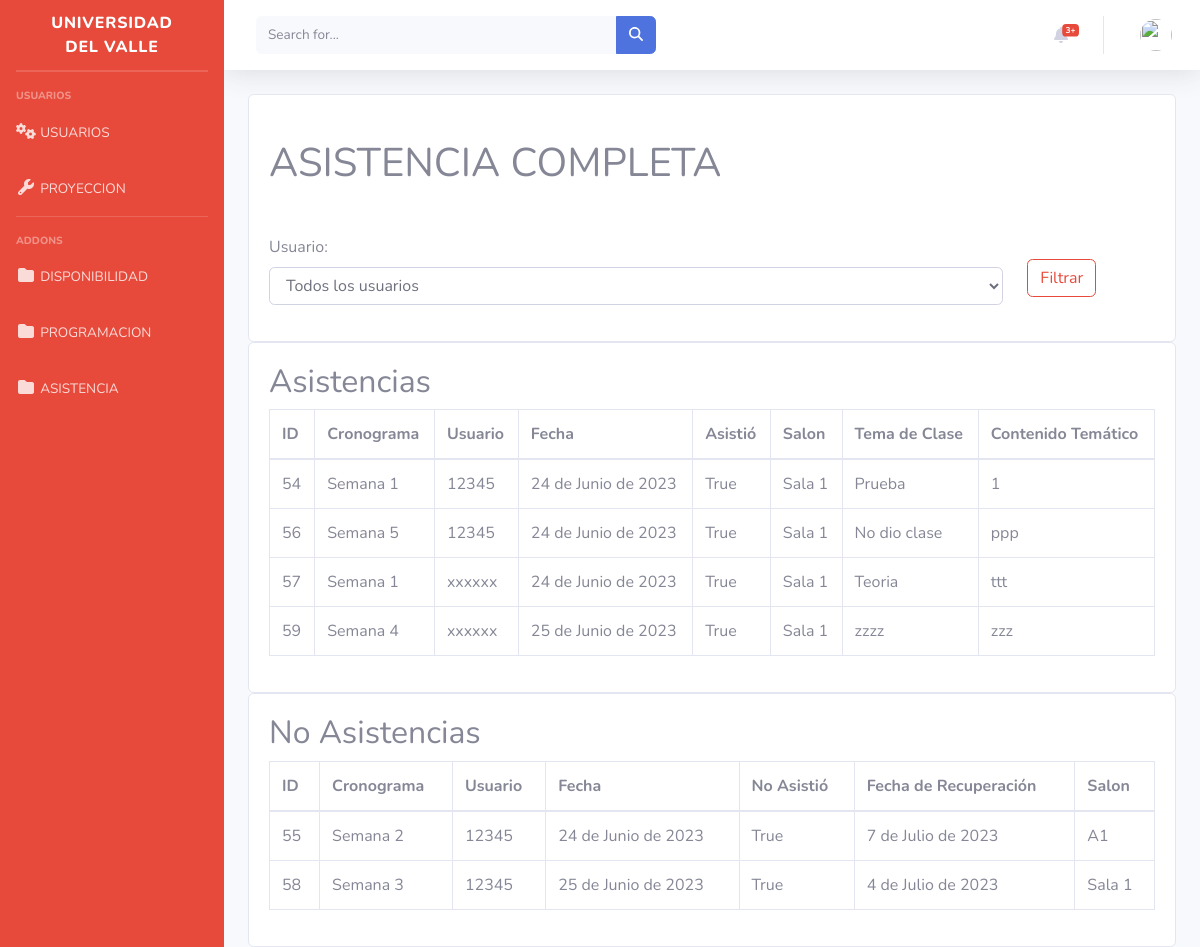
/inicio/tabla-asistencias, run on the app's committed database.
### inicio/models.py (models this page shows, shortened)
class Asistencia(models.Model):
    id = models.AutoField(primary_key=True)
    cronograma = models.ForeignKey(Cronograma, on_delete=models.CASCADE)
    usuario = models.ForeignKey(User, on_delete=models.CASCADE)
    fecha = models.DateField(auto_now_add=True)
    asistio = models.BooleanField(default=False)
    noAsistio= models.BooleanField(default=False)
    fecha_recuperacion = models.DateField(blank=True, null=True)
    tema_clase = models.CharField(max_length=100, blank=True, null=True)
    salon = models.ForeignKey(Salones, on_delete=models.SET_NULL, blank=True, null=True)

class Cronograma(models.Model):
    id = models.AutoField(primary_key=True)  # Campo de ID autoincremental
    id_usuarios = models.ForeignKey(User, on_delete=models.CASCADE)
    semana = models.IntegerField()
    fecha = models.DateField()
    contenido_tematico = models.TextField()
    material_apoyo = models.TextField()
    observaciones = models.TextField()
    chequeo = models.BooleanField(default=False)
    mostrar_en_tabla = models.BooleanField(default=True)
    def __str__(self):
        return f"Semana {self.semana}"

class Salones(models.Model):
    id = models.AutoField(primary_key=True)
    nombre = models.CharField(max_length=300)
    tipo = models.CharField(max_length=300)
    capacidad = models.PositiveIntegerField(default=0)

### inicio/views.py (the view)
# urls.py: path('tabla-asistencias', views.mostrar_tabla_asistencias, name='mostrarAsistencia'),
def mostrar_tabla_asistencias(request):
    asistencias = Asistencia.objects.all()
    usuarios_asistencias = asistencias.values_list('usuario__username', flat=True).distinct()
    usuarios = User.objects.filter(username__in=usuarios_asistencias)
    usuario_seleccionado = request.POST.get('usuario')
    if usuario_seleccionado:
        asistencias = asistencias.filter(usuario__username=usuario_seleccionado)
    context = {'asistencias': asistencias, 'usuarios': usuarios, 'usuario_seleccionado': usuario_seleccionado}
    return render(request, 'mostrarAsistencia.html', context)

### inicio/templates/mostrarAsistencia.html (shortened to what this page needs)
{% extends 'base.html' %}
{% block content %}
<div class="card">
  <div class="card-body">
    <h1 class="mt-4">ASISTENCIA COMPLETA</h1>
  </div>
  <div class="card-body">
    <form method="POST" id="filtro-form" class="row align-items-center">
      <div class="form-group col-10">
        <label for="usuario">Usuario:</label>
        <select name="usuario" id="usuario" class="form-control">
          <option value="">Todos los usuarios</option>
        </select>
      </div>
      <div class="col-1">
        <button type="submit" class="btn btn-outline-danger">Filtrar</button>
      </div>
    </form>
  </div>
</div>
<div class="card">
  <div class="card-body">
    <h2>Asistencias</h2>
    <div class="table-responsive">
      <table class="table table-bordered" id="dataTableAsistencias" width="100%" cellspacing="0">
        <thead>
          <tr>
            <th>ID</th>
            <th>Cronograma</th>
            <th>Usuario</th>
            <th>Fecha</th>
            <th>Asistió</th>
            <th>Salon</th>
            <th>Tema de Clase</th>
            <th>Contenido Temático</th>
          </tr>
        </thead>
        <tbody>
          {% for asistencia in asistencias %}
          {% if asistencia.asistio %}
          <tr>
            <td>{{ asistencia.id }}</td>
            <td>{{ asistencia.cronograma }}</td>
            <td>{{ asistencia.usuario }}</td>
            <td>{{ asistencia.fecha }}</td>
            <td>{{ asistencia.asistio }}</td>
            <td>{{ asistencia.salon.nombre }}</td>
            <td>{{ asistencia.tema_clase }}</td>
            <td>{{ asistencia.cronograma.contenido_tematico }}</td>
          </tr>
          {% endif %}
          {% endfor %}
        </tbody>
      </table>
    </div>
  </div>
</div>
<div class="card">
  <div class="card-body">
    <h2>No Asistencias</h2>
    <div class="table-responsive">
      <table class="table table-bordered" id="dataTableNoAsistencias" width="100%" cellspacing="0">
        <thead>
          <tr>
            <th>ID</th>
            <th>Cronograma</th>
            <th>Usuario</th>
            <th>Fecha</th>
            <th>No Asistió</th>
            <th>Fecha de Recuperación</th>
            <th>Salon</th>
          </tr>
        </thead>
        <tbody>
          {% for asistencia in asistencias %}
          {% if asistencia.noAsistio %}
          <tr>
            <td>{{ asistencia.id }}</td>
            <td>{{ asistencia.cronograma }}</td>
            <td>{{ asistencia.usuario }}</td>
            <td>{{ asistencia.fecha }}</td>
            <td>{{ asistencia.noAsistio }}</td>
            <td>{{ asistencia.fecha_recuperacion }}</td>
            <td>{{ asistencia.salon.nombre }}</td>
          </tr>
          {% endif %}
          {% endfor %}
        </tbody>
      </table>
    </div>
  </div>
</div>
{% endblock %}

### data on the page
Asistencia: id "54", cronograma "Semana 1", usuario "12345", fecha "24 de Junio de 2023", asistio "True", salon.nombre "Sala 1", tema_clase "Prueba", cronograma.contenido_tematico "1"
Asistencia: id "56", cronograma "Semana 5", usuario "12345", fecha "24 de Junio de 2023", asistio "True", salon.nombre "Sala 1", tema_clase "No dio clase", cronograma.contenido_tematico "ppp"
Asistencia: id "57", cronograma "Semana 1", usuario "xxxxxx", fecha "24 de Junio de 2023", asistio "True", salon.nombre "Sala 1", tema_clase "Teoria", cronograma.contenido_tematico "ttt"
Asistencia: id "59", cronograma "Semana 4", usuario "xxxxxx", fecha "25 de Junio de 2023", asistio "True", salon.nombre "Sala 1", tema_clase "zzzz", cronograma.contenido_tematico "zzz"
Asistencia: id "55", cronograma "Semana 2", usuario "12345", fecha "24 de Junio de 2023", noAsistio "True", fecha_recuperacion "7 de Julio de 2023", salon.nombre "A1"
Asistencia: id "58", cronograma "Semana 3", usuario "12345", fecha "25 de Junio de 2023", noAsistio "True", fecha_recuperacion "4 de Julio de 2023", salon.nombre "Sala 1"
